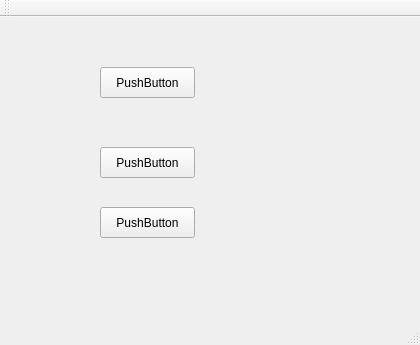
<?xml version="1.0" encoding="UTF-8"?>
<ui version="4.0">
 <class>MainWindow</class>
 <widget class="QMainWindow" name="MainWindow">
  <property name="geometry">
   <rect>
    <x>0</x>
    <y>0</y>
    <width>420</width>
    <height>345</height>
   </rect>
  </property>
  <property name="windowTitle">
   <string>MainWindow</string>
  </property>
  <widget class="QWidget" name="centralWidget">
   <widget class="QPushButton" name="pushButton">
    <property name="geometry">
     <rect>
      <x>100</x>
      <y>50</y>
      <width>95</width>
      <height>31</height>
     </rect>
    </property>
    <property name="text">
     <string>PushButton</string>
    </property>
   </widget>
   <widget class="QPushButton" name="pushButton_2">
    <property name="geometry">
     <rect>
      <x>100</x>
      <y>130</y>
      <width>95</width>
      <height>31</height>
     </rect>
    </property>
    <property name="text">
     <string>PushButton</string>
    </property>
   </widget>
   <widget class="QPushButton" name="pushButton_3">
    <property name="geometry">
     <rect>
      <x>100</x>
      <y>190</y>
      <width>95</width>
      <height>31</height>
     </rect>
    </property>
    <property name="text">
     <string>PushButton</string>
    </property>
   </widget>
  </widget>
  <widget class="QMenuBar" name="menuBar">
   <property name="geometry">
    <rect>
     <x>0</x>
     <y>0</y>
     <width>420</width>
     <height>29</height>
    </rect>
   </property>
  </widget>
  <widget class="QToolBar" name="mainToolBar">
   <attribute name="toolBarArea">
    <enum>TopToolBarArea</enum>
   </attribute>
   <attribute name="toolBarBreak">
    <bool>false</bool>
   </attribute>
  </widget>
  <widget class="QStatusBar" name="statusBar"/>
 </widget>
 <layoutdefault spacing="6" margin="11"/>
 <resources/>
 <connections/>
</ui>
